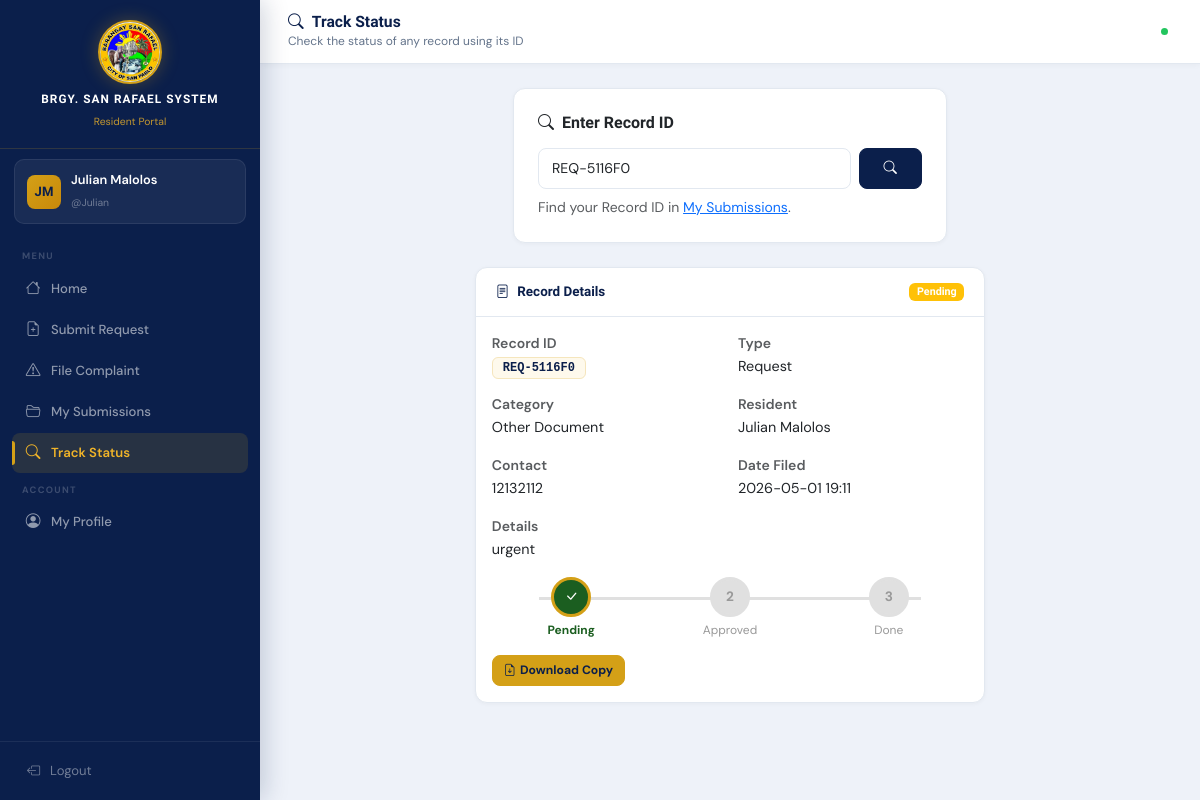
/resident/track_status.php?id=REQ-5116F0 (signed in), run on an earlier commit of the app's database.
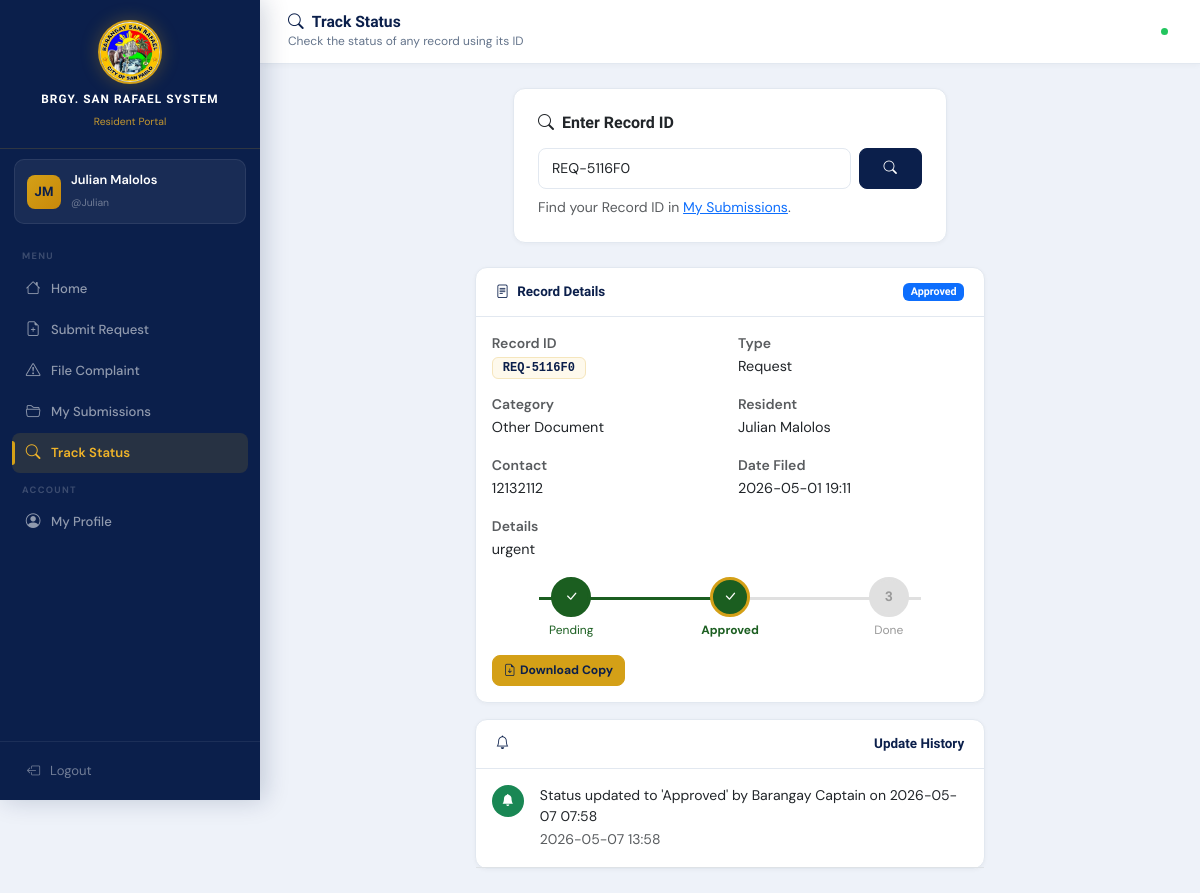
And on a later commit of the database.
### tables this page shows
CREATE TABLE `records` (
  `record_id` varchar(20) NOT NULL,
  `record_type` enum('request','complaint') NOT NULL,
  `resident_id` varchar(10) NOT NULL,
  `category` varchar(100) NOT NULL,
  `details` text DEFAULT NULL,
  `status` enum('Pending','Approved','Done') DEFAULT 'Pending',
  `date_submitted` datetime DEFAULT current_timestamp(),
  `is_deleted` tinyint(1) DEFAULT 0,
  `deleted_at` datetime DEFAULT NULL,
  `deleted_by` varchar(100) DEFAULT NULL,
  `delete_reason` varchar(255) DEFAULT NULL,
  PRIMARY KEY (`record_id`),
  KEY `resident_id` (`resident_id`),
  CONSTRAINT `records_ibfk_1` FOREIGN KEY (`resident_id`) REFERENCES `residents` (`resident_id`)
);

CREATE TABLE `notifications` (
  `id` int(11) NOT NULL AUTO_INCREMENT,
  `record_id` varchar(20) NOT NULL,
  `message` text NOT NULL,
  `notif_date` datetime DEFAULT current_timestamp(),
  PRIMARY KEY (`id`),
  KEY `record_id` (`record_id`),
  CONSTRAINT `notifications_ibfk_1` FOREIGN KEY (`record_id`) REFERENCES `records` (`record_id`)
);

### resident/track_status.php (the view, shortened to what the changed rows need)
<?php
require_once __DIR__.'/../includes/config.php';
$record=null; $notifs=[]; $error=''; $searched=false;
if ($_SERVER['REQUEST_METHOD']==='POST'||isset($_GET['id'])) {
    $rid=strtoupper(trim($_POST['record_id']??$_GET['id']??'')); $searched=true;
    if (!$rid) { $error='Please enter a Record ID.'; }
    else {
        $record=db_fetch_one('SELECT r.*,res.name,res.address,res.contact FROM records r JOIN residents res ON r.resident_id=res.resident_id WHERE r.record_id=?',[$rid]);
        if (!$record) $error="No record found for ID: <strong>".e($rid)."</strong>";
        else $notifs=db_fetch_all('SELECT * FROM notifications WHERE record_id=? ORDER BY notif_date DESC',[$rid]);
    }
}
include __DIR__.'/../includes/header.php';
?>
<div class="main-content">
  <div class="p-4">
    <?php if($record):
      $status=$record['status']; $steps=['Pending','Approved','Done']; $cur=array_search($status,$steps);
    ?>
    <div class="row justify-content-center">
      <div class="col-lg-7">
        <div class="card mb-3">
          <div class="card-header d-flex justify-content-between align-items-center">
            <span><i class="bi bi-file-text me-2"></i>Record Details</span>
            <?= status_badge($status) ?>
          </div>
          <div class="card-body">
            <div class="row g-3 mb-3">
              <?php foreach([['Record ID','<span class="record-id-chip">'.e($record['record_id']).'</span>'],['Type',ucfirst($record['record_type'])],['Category',e($record['category'])],['Resident',e($record['name'])],['Contact',e($record['contact'])],['Date Filed',substr($record['date_submitted'],0,16)]] as [$k,$v]): ?>
              <div class="col-md-6"><small class="text-muted fw-semibold d-block"><?= $k ?></small><span style="font-size:.9rem;"><?= $v ?></span></div>
              <?php endforeach; ?>
              <?php if($record['details']): ?><div class="col-12"><small class="text-muted fw-semibold d-block">Details</small><span style="font-size:.9rem;"><?= e($record['details']) ?></span></div><?php endif; ?>
            </div>
            <?php if($status!=='Rejected'): ?>
            <div class="d-flex align-items-center justify-content-between my-3 position-relative">
              <div class="position-absolute" style="height:3px;background:#1B5E20;left:10%;width:<?= $cur===0?'0':($cur===1?'40%':'80%') ?>;top:20px;z-index:1;transition:width .5s;"></div>
              <?php foreach($steps as $i=>$step): $done=$i<=$cur; $active=$i===$cur; ?>
              <div class="text-center" style="z-index:2;flex:1;">
                <div class="rounded-circle mx-auto d-flex align-items-center justify-content-center fw-bold" style="width:40px;height:40px;background:<?= $done?'#1B5E20':'#E0E0E0' ?>;color:<?= $done?'#fff':'#999' ?>;border:3px solid <?= $active?'#D4A017':($done?'#1B5E20':'#E0E0E0') ?>;font-size:.85rem;">
                  <?= $done?'<i class="bi bi-check-lg"></i>':($i+1) ?>
                </div>
                <small class="d-block mt-1 fw-<?= $active?'bold':'normal' ?>" style="color:<?= $done?'#1B5E20':'#999' ?>;font-size:.75rem;"><?= $step ?></small>
              </div>
              <?php endforeach; ?>
            </div>
            <?php else: ?>
            <div class="alert alert-danger mt-3"><i class="bi bi-x-circle me-1"></i>This record has been <strong>Rejected</strong>. Please contact the barangay office.</div>
            <?php endif; ?>
          </div>
        </div>
        <?php if(!empty($notifs)): ?>
        <div class="card">
          <div class="card-header"><i class="bi bi-bell me-2"></i>Update History</div>
          <div class="card-body p-0">
            <?php foreach($notifs as $n): ?>
            <div class="d-flex gap-3 p-3 border-bottom">
              <div class="rounded-circle bg-success d-flex align-items-center justify-content-center flex-shrink-0" style="width:32px;height:32px;"><i class="bi bi-bell-fill text-white" style="font-size:.75rem;"></i></div>
              <div><div style="font-size:.875rem;"><?= e($n['message']) ?></div><small class="text-muted"><?= substr($n['notif_date'],0,16) ?></small></div>
            </div>
            <?php endforeach; ?>
          </div>
        </div>
        <?php endif; ?>
      </div>
    </div>
    <?php endif; ?>
  </div>
</div>
<?php include __DIR__.'/../includes/footer.php'; ?>

### includes/config.php (shortened to what the changed rows need)
<?php
function db(): mysqli {
    static $c=null;
    if (!$c) {
        $c=new mysqli(DB_HOST,DB_USER,DB_PASS,DB_NAME);
        $c->set_charset('utf8mb4');
    }
    return $c;
}
function db_fetch_all(string $sql,array $p=[]): array {
    $s=db()->prepare($sql);
    if ($p) $s->bind_param(str_repeat('s',count($p)),...$p);
    $s->execute(); $r=$s->get_result(); $rows=[];
    while ($row=$r->fetch_assoc()) $rows[]=$row;
    return $rows;
}
function db_fetch_one(string $sql,array $p=[]): ?array { $r=db_fetch_all($sql,$p); return $r[0]??null; }
function e(string $s): string { return htmlspecialchars($s,ENT_QUOTES,'UTF-8'); }
function status_badge(string $s): string {
    $m=['Pending'=>'warning','Approved'=>'primary','Done'=>'success','Rejected'=>'danger'];
    return "<span class='badge bg-".($m[$s]??'secondary')."'>".e($s)."</span>";
}

What changed in the data, as far as the page shows it:
changed records "urgent": status "Pending" → "Approved"
added notifications: message "Status updated to 'Approved' by Barangay Captain on 2026-05-07 07:58", notif_date "2026-05-07 13:58"
Also different on the page:
text now shown: "Update History"
list line gone: "2"
